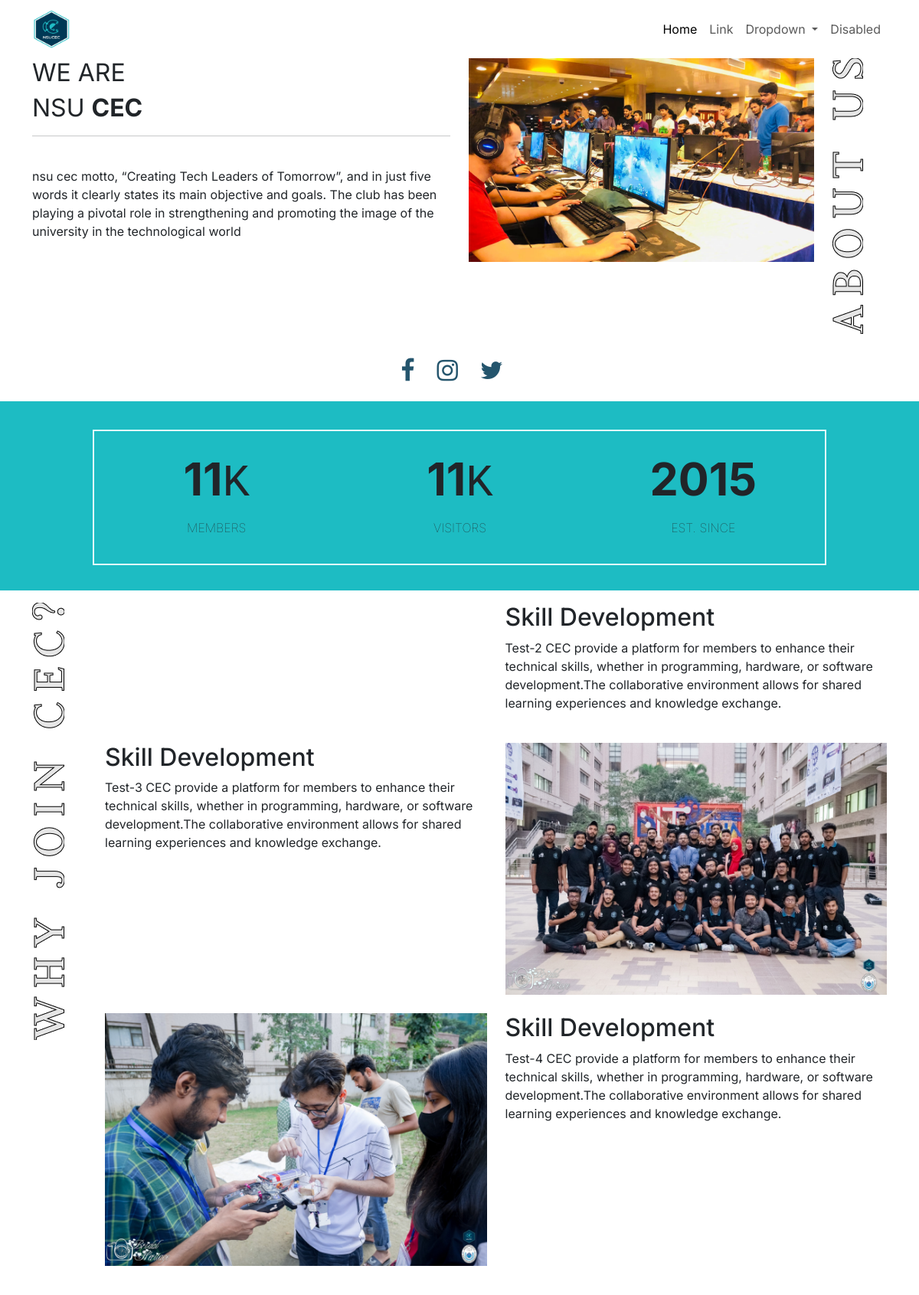
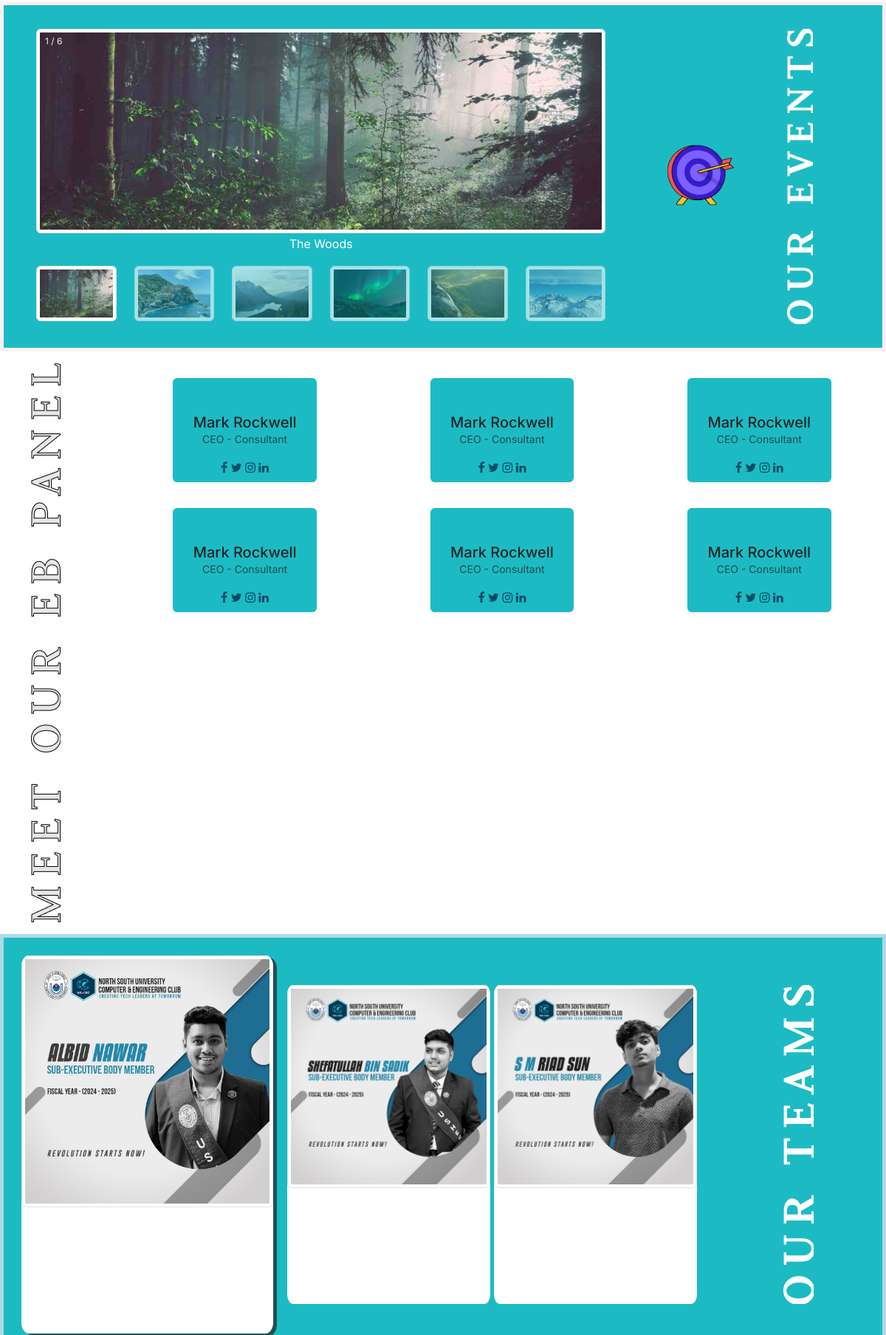
The app's page /cec_backend/edit_home.php (signed in, upper part) with its own data (2 pictures, top to bottom).
### tables this page shows
CREATE TABLE `startings` (
  `serial` int(11) NOT NULL,
  `headline` varchar(255) NOT NULL,
  `description` varchar(255) NOT NULL,
  `image` text NOT NULL
);

### cec_backend/edit_home.php (the view, shortened to what the rows shown need)
<?php
include "db_connection.php";
$query1 = "SELECT * FROM startings where serial = 1 ";
$data1 = mysqli_query($connection, $query1);
while ($row1 = mysqli_fetch_assoc($data1)) {
    $headline1 =  $row1['headline'];
    $description1 = $row1['description'];
    $image1 = $row1['image'];
}
?>
<!DOCTYPE html>
<html lang="en">
<head>
    <link href="https://cdn.jsdelivr.net/npm/bootstrap@5.3.2/dist/css/bootstrap.min.css" rel="stylesheet"
>
    <link rel="stylesheet" href="https://cdnjs.cloudflare.com/ajax/libs/font-awesome/4.7.0/css/font-awesome.min.css">
    <link rel="stylesheet" type="text/css" href="//cdn.jsdelivr.net/npm/slick-carousel@1.8.1/slick/slick.css" />
    <link rel="stylesheet" href="css/slider.css">
    <link rel="stylesheet" href="css/style.css">
</head>
<body>
    <?php include "nav.php"; ?>
    <section class="first-container" onclick="openFcForm()" style="cursor: pointer;">
        <div class="container">
            <div class="row">
                <div class="col-6">
                    <?php echo "$headline1"; ?>
                    <hr><br>
                    <p><?php echo "$description1"; ?></p>
                </div>
                <div class="col-5">
                    <img src="img/pic/<?php echo $image1; ?>" class="img-fluid" alt="">
                </div>
            </div>
        </div>
        </section>
    <br>
    <section>
        <div class="container">
            <div class="row">
                <div class="col-11">
                    <section>
                    <div class="row" onclick="openC1Form()" style="cursor: pointer;">
                        <?php
                        $c1_query = "SELECT * from startings where serial = 2";
                        $c1_data = mysqli_query($connection, $c1_query);
                        while($c1_row = mysqli_fetch_assoc($c1_data)){
                            $c1headline =  $c1_row['headline'];
                            $c1description = $c1_row['description'];
                        }
                        ?>
                        <div class="col-6">
                            <h2><?php echo "$c1headline"; ?></h2>
                            <p><?php echo "$c1description"; ?></p>
                        </div>
                        </div>
                            <br>
                            </section>
                <section>
                    <div class="row" onclick="openC2Form()" style="cursor: pointer;">
                        <?php
                        $c2_query = "SELECT * from startings where serial = 3";
                        $c2_data = mysqli_query($connection, $c2_query);
                        while($c2_row = mysqli_fetch_assoc($c2_data)){
                            $c2headline =  $c2_row['headline'];
                            $c2description = $c2_row['description'];
                            $c2image = $c2_row['image'];
                        }
                        ?>
                        <div class="col-6">
                            <h2><?php echo "$c2headline"; ?></h2>
                            <p><?php echo "$c2description"; ?></p>
                        </div>
                        <div class="col-6">
                            <img src="img/pic/<?php echo "$c2image"; ?>" alt=""
                                class="img-fluid">
                        </div>
                    </div>
                            <br>
                </section>
                <section>
                    <div class="row" onclick="openC3Form()" style="cursor: pointer;">
                        <?php
                        $c3_query = "SELECT * from startings where serial = 4";
                        $c3_data = mysqli_query($connection, $c3_query);
                        while($c3_row = mysqli_fetch_assoc($c3_data)){
                            $c3headline =  $c3_row['headline'];
                            $c3description = $c3_row['description'];
                            $c3image = $c3_row['image'];
                        }
                        ?>
                        <div class="col-6">
                            <img src="img/pic/<?php echo "$c3image"; ?>" alt=""
                                class="img-fluid">
                        </div>
                        <div class="col-6">
                            <h2><?php echo "$c3headline"; ?></h2>
                            <p><?php echo "$c3description"; ?></p>
                        </div>
                        </div>
                            <br>
                        </section>
                </div>
            </div>
        </div>
    </section>
</body>
</html>

### records on screen
startings: headline "WE ARE NSU CEC", description "nsu cec motto, “Creating Tech Leaders of Tomorrow”, and in just five words it clearly states its main objective and goals. The club has been playing a pivotal role in strengthening and promoting the image of the university in the technological world", image (picture)
startings: headline "Skill Development", description "Test-2 CEC provide a platform for members to enhance their technical skills, whether in programming, hardware, or software development.The collaborative environment allows for shared learning experiences and knowledge exchange."
startings: headline "Skill Development", description "Test-3 CEC provide a platform for members to enhance their technical skills, whether in programming, hardware, or software development.The collaborative environment allows for shared learning experiences and knowledge exchange.", image (picture)
startings: image (picture), headline "Skill Development", description "Test-4 CEC provide a platform for members to enhance their technical skills, whether in programming, hardware, or software development.The collaborative environment allows for shared learning experiences and knowledge exchange."
